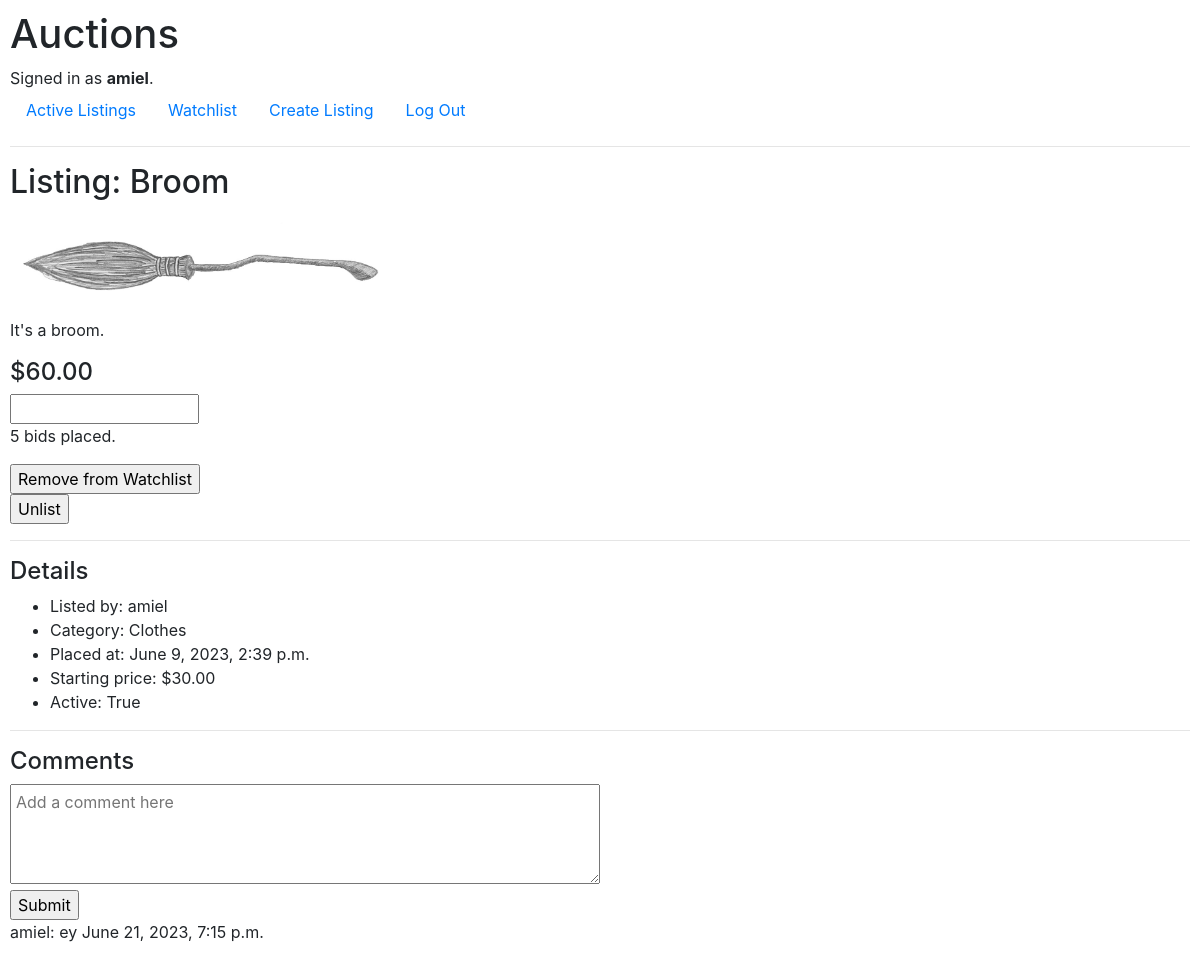
Screenshot of /listings/3 (signed in) with the database file from the repository.
### auctions/models.py (models this page shows, shortened)
class User(AbstractUser):
    watchlist = models.ManyToManyField('Listing', related_name="watchlist")

class Listing(models.Model):
    name = models.CharField(max_length=64)
    category = models.ForeignKey(Category, on_delete=models.RESTRICT)
    image = models.ImageField(upload_to="auctions/static/auctions")
    lister = models.ForeignKey(User, on_delete=models.CASCADE, related_name="listings")
    description = models.TextField(null=True, blank=True, max_length=500)
    time = models.DateTimeField(auto_now_add=True)
    start_price = models.DecimalField(decimal_places=2, max_digits=10)
    is_active = models.BooleanField()
    def image_name(self):
        dir = self.image.name.split("/")
        return dir[-1]
    def highest_bid(self):
        highest_bid_instance = self.bids.order_by('-bid').first()
        if highest_bid_instance:
            return highest_bid_instance.bid
        return self.start_price
    def highest_bidder(self):
        highest_bid_instance = self.bids.order_by('-bid').first()
        if highest_bid_instance:
            return highest_bid_instance.bidder
        return "no bids yet"

class Bid(models.Model):
    bidder = models.ForeignKey(User, on_delete=models.CASCADE)
    bid = models.DecimalField(decimal_places=2, max_digits=10)
    listing = models.ForeignKey(Listing, on_delete=models.CASCADE, related_name="bids")

class Category(models.Model):
    category = models.CharField(max_length=64)
    def __str__(self):
        return f"{self.category}"

class Comment(models.Model):
    comment = models.CharField(max_length=1000000000)
    commenter = models.ForeignKey(User, on_delete=models.CASCADE)
    listing = models.ForeignKey(Listing, on_delete=models.CASCADE, related_name="comments")
    time = models.DateTimeField(auto_now_add=True)

### auctions/views.py (the view, shortened to what this page needs)
# urls.py: path("listings/<int:listing_id>", views.listing, name="listing")
def listing(request, listing_id):
    listing = Listing.objects.get(pk=listing_id)
    comments = listing.comments.all().order_by("-time")
    bids = listing.bids.all()
    bid_amount = len(bids)
    minimum_bid = listing.start_price
    if listing.start_price < listing.highest_bid():
        minimum_bid = float(listing.highest_bid())+0.01
    return render(request, "auctions/listing.html", {
        "bid_form": PlaceBidForm(min_value = minimum_bid),
        "comment_form": CommentForm(),
        "listing_id": listing_id,
        "listing": listing,
        "bids": bids,
        "comments": comments,
        "bid_amount": bid_amount,
        "in_watchlist": request.user.watchlist.filter(id=listing_id).exists()
    })

### auctions/views.py
class PlaceBidForm(forms.Form):
    bid_amount = forms.DecimalField(label="", max_digits=9, decimal_places=2, max_value=999999999.99)
    def __init__(self, *args, **kwargs):
        min_value = kwargs.pop('min_value', None)
        super().__init__(*args, **kwargs)
        if min_value is not None:
            self.fields['bid_amount'].widget.attrs['min'] = min_value

class CommentForm(forms.Form):
    comment = forms.CharField(label = "", widget=forms.Textarea(attrs={"placeholder": "Add a comment here"}))

### auctions/templates/auctions/listing.html (shortened to what this page needs)
{% extends "auctions/layout.html" %}
{% block body %}
    <h2>Listing: {{ listing.name }}</h2>
    <img src="/static/auctions/{{ listing.image_name }}" alt="Image of {{ listing.name }}">
    <p>{{ listing.description }}</p>
    <h4>${{ listing.highest_bid }}</h4>
    <form method="POST" action="{% url 'listing' listing_id=listing_id %}">
        {{ bid_form }}
    </form>
    {% if listing.highest_bidder == "no bids yet" %}
        <p>No bids yet.</p>
    {% else %}
        <p>
            {{ bid_amount }}
            {% if bid_amount == 1 %}
                bid
            {% else %}
                bids
            {% endif %}
            placed.
        </p>
    {% endif %}
    {% if listing.is_active %}
        <form method="POST" action="{% url 'listing' listing_id=listing_id %}">
            {% if in_watchlist %}
                <input name="remove" type="submit" value="Remove from Watchlist"/>
            {% else %}
                <input name="add" type="submit" value="Add to Watchlist"/>
            {% endif %}
        </form>
        {% if listing.lister == user %}
            <form method="POST" action="{% url 'listing' listing_id=listing_id %}">
                <input name="unlist" type="submit" value="Unlist">
            </form>
        {% endif %}
    {% endif %}
    <hr>
    <h4>Details</h4>
    <ul>
        <li>Listed by: {{ listing.lister }}</li>
        <li>Category: {{ listing.category }}</li>
        <li>Placed at: {{ listing.time }}</li>
        <li>Starting price: ${{ listing.start_price }}</li>
        <li>Active: {{ listing.is_active }}</li>
    </ul>
    <hr>
    <h4>Comments</h4>
    <form method="POST" action="{% url 'listing' listing_id=listing_id %}">
        {{ comment_form }}
        <br>
        <input type="submit">
    </form>
    {% for comment in comments %}
        <div>
            {{ comment.commenter }}:
            {{ comment.comment }}
            {{ comment.time }}
        </div>
        <br>
    {% endfor %}
{% endblock %}

### auctions/templates/auctions/layout.html (shortened to what this page needs)
{% load static %}
<!DOCTYPE html>
<html lang="en">
    <head>
        <link rel="stylesheet" href="https://stackpath.bootstrapcdn.com/bootstrap/4.4.1/css/bootstrap.min.css">
        <link href="{% static 'auctions/styles.css' %}" rel="stylesheet">
    </head>
    <body>
        <h1>Auctions</h1>
        <div>
            {% if user.is_authenticated %}
                Signed in as <strong>{{ user.username }}</strong>.
            {% else %}
                Not signed in.
            {% endif %}
        </div>
        <ul class="nav">
            <li class="nav-item">
                <a class="nav-link" href="{% url 'index' %}">Active Listings</a>
            </li>
            <li class="nav-item">
                <a class="nav-link" href="{% url 'watchlist' %}">Watchlist</a>
            </li>
            <li class="nav-item">
                <a class="nav-link" href="{% url 'create_listing' %}">Create Listing</a>
            </li>
            {% if user.is_authenticated %}
                <li class="nav-item">
                    <a class="nav-link" href="{% url 'logout' %}">Log Out</a>
                </li>
            {% endif %}
        </ul>
        <hr>
        {% block body %}
        {% endblock %}
    </body>
</html>

### auctions/static/auctions/styles.css (style rules this page uses)
body { padding: 10px; }
img { width: 33%; height: 100%; align-self: center; object-fit: contain; }
textarea { width: 50%; padding: 5px; height: 100px; }

### rows the page displays
User: username "amiel"
Listing: name "Broom", image_name (picture), description "It's a broom.", highest_bid "60.00", lister "amiel", category "Clothes", time "June 9, 2023, 2:39 p.m.", start_price "30.00", is_active "True"
Comment: commenter "amiel", comment "ey", time "June 21, 2023, 7:15 p.m."

### other values shown
{{ bid_amount }} "5"
